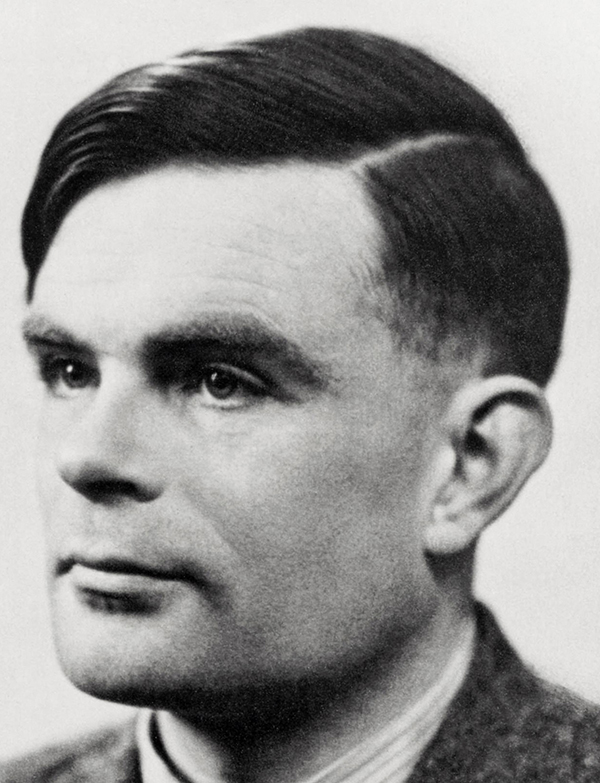
#> input picture CV/code/opencv/data/AT.jpg, 600 x 783 px
$ python pixelize.py
#> lines starting #> are read from the running program, lines starting #| are printed output that depends on the picture
import cv2

name = 'AT'

# Input image
input = cv2.imread('data/'+name+'.jpg')
#> input is the input picture: shape (783, 600, 3); mean B, G, R 143.5, 144.8, 145.5

# Get input size
height, width = input.shape[:2]
#> height = 783; width = 600

# Desired "pixelated" size
w, h = (16, 16)

# Resize input to "pixelated" size
temp = cv2.resize(input, (w, h), interpolation=cv2.INTER_LINEAR)

# Initialize output image
output = cv2.resize(temp, (width, height), interpolation=cv2.INTER_NEAREST)
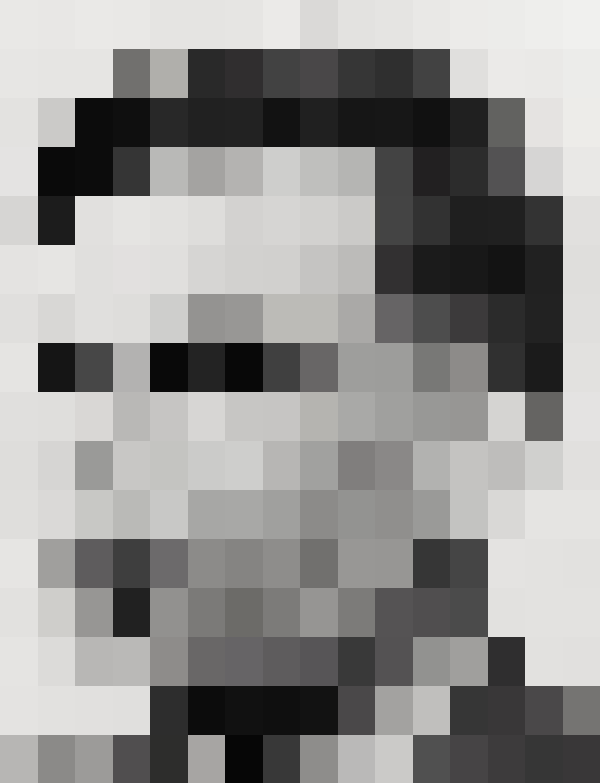
#> output: shape (783, 600, 3); mean of channels 0, 1, 2 145.4, 146.7, 147.4; drawn as B, G, R

cv2.imshow('Input', input)
cv2.imshow('Output', output)

print('press a key inside the image to make a copy')
cv2.waitKey(0)

print('image was copied to folder images/copy')
cv2.imwrite("data/copy/"+name+"-copy.jpg", output)

$ run again, with CV/code/opencv/data/HTGB.jpg copied over CV/code/opencv/data/AT.jpg
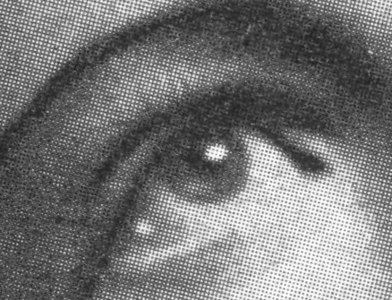
#> input picture CV/code/opencv/data/HTGB.jpg, 392 x 300 px
#> input is the input picture: shape (300, 392, 3); min 29, max 255, mean 117.8
#> `output = cv2.resize(temp, (width, height), interpolation=cv2.INTER_NEA..`:
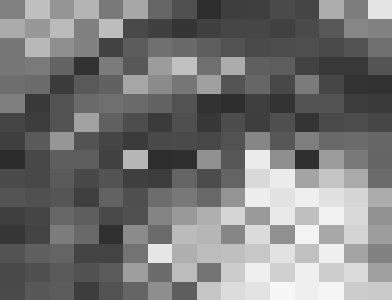
#> output: shape (300, 392, 3); min 44, max 247, mean 118.8

$ run again, with CV/code/opencv/data/balls.jpg copied over CV/code/opencv/data/AT.jpg
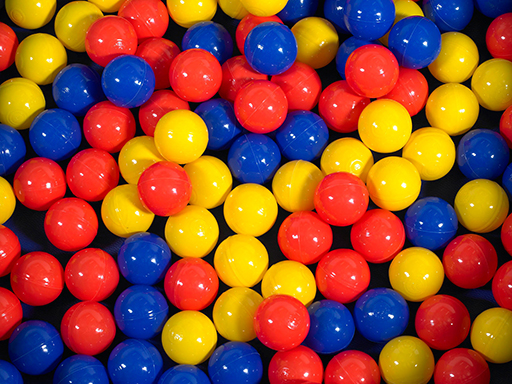
#> input picture CV/code/opencv/data/balls.jpg, 512 x 384 px
#> input is the input picture: shape (384, 512, 3); mean B, G, R 49.1, 75.5, 145.2
#> `output = cv2.resize(temp, (width, height), interpolation=cv2.INTER_NEA..`:
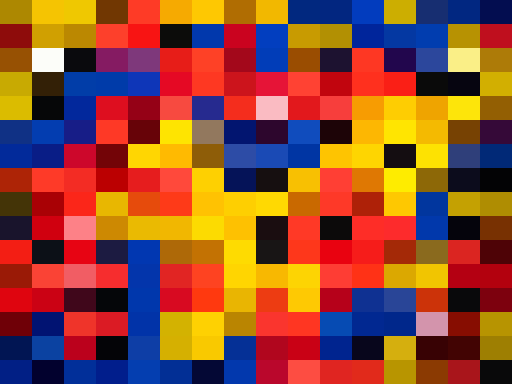
#> output: shape (384, 512, 3); mean of channels 0, 1, 2 50, 76.3, 146.6; drawn as B, G, R
